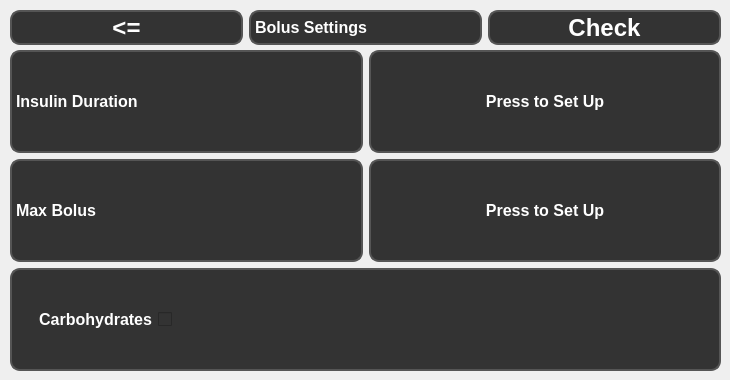
        <widget class="QWidget" name="bolusSettingsPage">
         <widget class="QWidget" name="gridLayoutWidget_4">
          <property name="geometry">
           <rect>
            <x>10</x>
            <y>50</y>
            <width>711</width>
            <height>321</height>
           </rect>
          </property>
          <layout class="QGridLayout" name="gridLayout_4">
           <item row="1" column="0">
            <widget class="QLabel" name="correctionFactorLabel_2">
             <property name="sizePolicy">
              <sizepolicy hsizetype="Minimum" vsizetype="Minimum">
               <horstretch>0</horstretch>
               <verstretch>0</verstretch>
              </sizepolicy>
             </property>
             <property name="minimumSize">
              <size>
               <width>77</width>
               <height>0</height>
              </size>
             </property>
             <property name="styleSheet">
              <string notr="true">QLabel {
    font: bold 12pt;
    background-color: #333;
    color: white;
    border-radius: 10px;
    border: 2px solid #555;
}</string>
             </property>
             <property name="text">
              <string>Max Bolus</string>
             </property>
            </widget>
           </item>
           <item row="0" column="1">
            <widget class="QPushButton" name="insulinDurationButton">
             <property name="sizePolicy">
              <sizepolicy hsizetype="Minimum" vsizetype="Minimum">
               <horstretch>0</horstretch>
               <verstretch>0</verstretch>
              </sizepolicy>
             </property>
             <property name="minimumSize">
              <size>
               <width>101</width>
               <height>0</height>
              </size>
             </property>
             <property name="styleSheet">
              <string notr="true">QPushButton {
    font: bold 12pt;
    background-color: #333;
    color: white;
    border-radius: 10px;
    border: 2px solid #555;
 }</string>
             </property>
             <property name="text">
              <string>Press to Set Up</string>
             </property>
            </widget>
           </item>
           <item row="1" column="1">
            <widget class="QPushButton" name="maxBolusButton">
             <property name="sizePolicy">
              <sizepolicy hsizetype="Minimum" vsizetype="Minimum">
               <horstretch>0</horstretch>
               <verstretch>0</verstretch>
              </sizepolicy>
             </property>
             <property name="minimumSize">
              <size>
               <width>101</width>
               <height>0</height>
              </size>
             </property>
             <property name="styleSheet">
              <string notr="true">QPushButton {
    font: bold 12pt;
    background-color: #333;
    color: white;
    border-radius: 10px;
    border: 2px solid #555;
 }</string>
             </property>
             <property name="text">
              <string>Press to Set Up</string>
             </property>
            </widget>
           </item>
           <item row="0" column="0">
            <widget class="QLabel" name="insulinDurationLabel">
             <property name="sizePolicy">
              <sizepolicy hsizetype="Minimum" vsizetype="Minimum">
               <horstretch>0</horstretch>
               <verstretch>0</verstretch>
              </sizepolicy>
             </property>
             <property name="minimumSize">
              <size>
               <width>114</width>
               <height>0</height>
              </size>
             </property>
             <property name="styleSheet">
              <string notr="true">QLabel {
    font: bold 12pt;
    background-color: #333;
    color: white;
    border-radius: 10px;
    border: 2px solid #555;
}</string>
             </property>
             <property name="text">
              <string>Insulin Duration</string>
             </property>
            </widget>
           </item>
           <item row="2" column="0" colspan="2">
            <widget class="QCheckBox" name="carbohydratesCheckBox">
             <property name="sizePolicy">
              <sizepolicy hsizetype="Minimum" vsizetype="Minimum">
               <horstretch>0</horstretch>
               <verstretch>0</verstretch>
              </sizepolicy>
             </property>
             <property name="minimumSize">
              <size>
               <width>119</width>
               <height>0</height>
              </size>
             </property>
             <property name="layoutDirection">
              <enum>Qt::RightToLeft</enum>
             </property>
             <property name="styleSheet">
              <string notr="true">QCheckBox {
        padding-right: 547px;
    font: bold 12pt;
    background-color: #333;
    color: white;
    border-radius: 10px;
    border: 2px solid #555;
}
</string>
             </property>
             <property name="text">
              <string>Carbohydrates</string>
             </property>
             <property name="iconSize">
              <size>
               <width>20</width>
               <height>20</height>
              </size>
             </property>
            </widget>
           </item>
          </layout>
         </widget>
         <widget class="QWidget" name="horizontalLayoutWidget_8">
          <property name="geometry">
           <rect>
            <x>10</x>
            <y>10</y>
            <width>711</width>
            <height>35</height>
           </rect>
          </property>
          <layout class="QHBoxLayout" name="horizontalLayout_13">
           <item>
            <widget class="QPushButton" name="backButton_BolusSettings">
             <property name="sizePolicy">
              <sizepolicy hsizetype="Minimum" vsizetype="Preferred">
               <horstretch>0</horstretch>
               <verstretch>0</verstretch>
              </sizepolicy>
             </property>
             <property name="styleSheet">
              <string notr="true">QPushButton {
    font: bold 18pt;
    background-color: #333;
    color: white;
    border-radius: 10px;
    border: 2px solid #555;
 }</string>
             </property>
             <property name="text">
              <string>&lt;=</string>
             </property>
            </widget>
           </item>
           <item>
            <widget class="QLabel" name="bolusSettingsLabel_2">
             <property name="styleSheet">
              <string notr="true">QLabel {
    font: bold 12pt;
    background-color: #333;
    color: white;
    border-radius: 10px;
    border: 2px solid #555;
        qproperty-alignment: 'AlignCenter';
}</string>
             </property>
             <property name="text">
              <string>Bolus Settings</string>
             </property>
            </widget>
           </item>
           <item>
            <widget class="QPushButton" name="checkButton_Bolus">
             <property name="sizePolicy">
              <sizepolicy hsizetype="Minimum" vsizetype="Preferred">
               <horstretch>0</horstretch>
               <verstretch>0</verstretch>
              </sizepolicy>
             </property>
             <property name="styleSheet">
              <string notr="true">QPushButton {
    font: bold 18pt;
    background-color: #333;
    color: white;
    border-radius: 10px;
    border: 2px solid #555;
}</string>
             </property>
             <property name="text">
              <string>Check</string>
             </property>
            </widget>
           </item>
          </layout>
         </widget>
        </widget>
